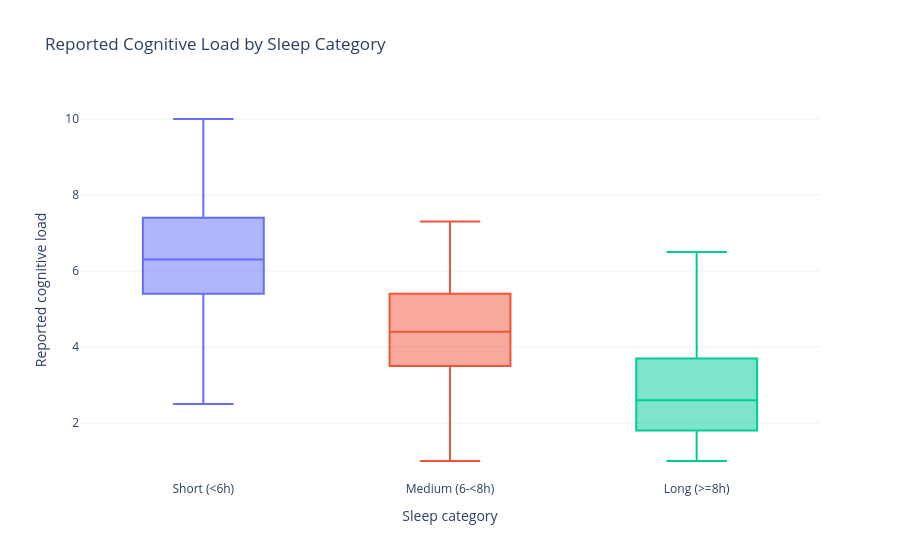

Here is the notebook cell this chart was saved with:
### Code cell
fig = px.box(
    featured_df,
    x="sleep_band",
    y="cognitive_load",
    color="sleep_band",
    title="Reported Cognitive Load by Sleep Category",
    labels={
        "sleep_band": "Sleep category",
        "cognitive_load": "Reported cognitive load",
    },
)

fig.update_layout(
    template="plotly_white",
    showlegend=False,
)

fig.show()

### Figure 1 — Plotly figure (JSON) as saved in the notebook; plotly's stock layout.template omitted (floating-point values rounded to 4 significant figures; data arrays with more than 128 entries replaced by an {"elided": "..."} marker saying what was removed)
{"data": [{"alignmentgroup": "True", "hovertemplate": "Sleep category=%{x}<br>Reported cognitive load=%{y}<extra></extra>", "legendgroup": "Short (<6h)", "marker": {"color": "#636efa"}, "name": "Short (<6h)", "notched": false, "offsetgroup": "Short (<6h)", "orientation": "v", "showlegend": true, "type": "box", "x": ["Short (<6h)", "Short (<6h)", "Short (<6h)", "Short (<6h)", "Short (<6h)", "Short (<6h)", "Short (<6h)", "Short (<6h)", "Short (<6h)", "Short (<6h)", "Short (<6h)", "Short (<6h)", "Short (<6h)", "Short (<6h)", "Short (<6h)", "Short (<6h)", "Short (<6h)", "Short (<6h)", "Short (<6h)", "Short (<6h)", "Short (<6h)", "Short (<6h)", "Short (<6h)", "Short (<6h)", "Short (<6h)", "Short (<6h)", "Short (<6h)", "Short (<6h)", "Short (<6h)", "Short (<6h)", "Short (<6h)", "Short (<6h)", "Short (<6h)", "Short (<6h)", "Short (<6h)", "Short (<6h)", "Short (<6h)", "Short (<6h)", "Short (<6h)", "Short (<6h)", "Short (<6h)", "Short (<6h)", "Short (<6h)", "Short (<6h)", "Short (<6h)", "Short (<6h)", "Short (<6h)", "Short (<6h)", "Short (<6h)", "Short (<6h)", "Short (<6h)", "Short (<6h)", "Short (<6h)", "Short (<6h)", "Short (<6h)", "Short (<6h)", "Short (<6h)", "Short (<6h)", "Short (<6h)", "Short (<6h)", "Short (<6h)", "Short (<6h)", "Short (<6h)", "Short (<6h)", "Short (<6h)", "Short (<6h)", "Short (<6h)", "Short (<6h)", "Short (<6h)", "Short (<6h)", "Short (<6h)", "Short (<6h)", "Short (<6h)", "Short (<6h)", "Short (<6h)", "Short (<6h)", "Short (<6h)", "Short (<6h)", "Short (<6h)", "Short (<6h)", "Short (<6h)", "Short (<6h)", "Short (<6h)", "Short (<6h)", "Short (<6h)", "Short (<6h)", "Short (<6h)", "Short (<6h)", "Short (<6h)", "Short (<6h)", "Short (<6h)", "Short (<6h)", "Short (<6h)", "Short (<6h)", "Short (<6h)", "Short (<6h)", "Short (<6h)", "Short (<6h)", "Short (<6h)", "Short (<6h)", "Short (<6h)", "Short (<6h)", "Short (<6h)", "Short (<6h)", "Short (<6h)", "Short (<6h)", "Short (<6h)", "Short (<6h)", "Short (<6h)", "Short (<6h)", "Short (<6h)", "Short (<6h)", "Short (<6h)", "Short (<6h)", "Short (<6h)"], "x0": " ", "xaxis": "x", "y": [5.4, 9.1, 7.8, 5.1, 8.2, 7.8, 5.9, 6.3, 6.7, 5.1, 6.7, 5.8, 4.4, 5.7, 6.5, 4.5, 4.6, 4.6, 6.9, 6.5, 4.4, 5.7, 8.5, 7.3, 4.9, 6.0, 4.9, 7.6, 7.1, 4.6, 6.0, 4.7, 8.5, 5.4, 4.6, 7.4, 3.8, 5.2, 7.6, 5.8, 4.6, 6.2, 7.1, 8.8, 6.1, 8.7, 6.0, 8.4, 9.5, 7.6, 6.4, 7.3, 6.0, 4.6, 6.0, 3.1, 6.0, 5.2, 2.8, 5.1, 5.3, 5.3, 7.2, 4.9, 6.9, 7.2, 8.6, 8.2, 7.4, 9.6, 6.9, 7.1, 4.9, 8.1, 6.4, 7.5, 5.6, 7.1, 7.2, 5.4, 5.8, 6.1, 6.2, 9.1, 2.5, 6.8, 6.2, 6.8, 7.2, 5.4, 7.6, 6.2, 7.0, 4.3, 9.1, 7.5, 6.1, 6.2, 6.4, 8.2, 8.8, 10.0, 6.3, 6.2, 6.6, 7.5, 5.0, 5.4, 5.5, 6.0, 6.8, 8.5, 2.9, 7.8, 6.8], "y0": " ", "yaxis": "y"}, {"alignmentgroup": "True", "hovertemplate": "Sleep category=%{x}<br>Reported cognitive load=%{y}<extra></extra>", "legendgroup": "Medium (6-<8h)", "marker": {"color": "#EF553B"}, "name": "Medium (6-<8h)", "notched": false, "offsetgroup": "Medium (6-<8h)", "orientation": "v", "showlegend": true, "type": "box", "x": {"elided": "263 str values"}, "x0": " ", "xaxis": "x", "y": {"elided": "263 float values"}, "y0": " ", "yaxis": "y"}, {"alignmentgroup": "True", "hovertemplate": "Sleep category=%{x}<br>Reported cognitive load=%{y}<extra></extra>", "legendgroup": "Long (>=8h)", "marker": {"color": "#00cc96"}, "name": "Long (>=8h)", "notched": false, "offsetgroup": "Long (>=8h)", "orientation": "v", "showlegend": true, "type": "box", "x": ["Long (>=8h)", "Long (>=8h)", "Long (>=8h)", "Long (>=8h)", "Long (>=8h)", "Long (>=8h)", "Long (>=8h)", "Long (>=8h)", "Long (>=8h)", "Long (>=8h)", "Long (>=8h)", "Long (>=8h)", "Long (>=8h)", "Long (>=8h)", "Long (>=8h)", "Long (>=8h)", "Long (>=8h)", "Long (>=8h)", "Long (>=8h)", "Long (>=8h)", "Long (>=8h)", "Long (>=8h)", "Long (>=8h)", "Long (>=8h)", "Long (>=8h)", "Long (>=8h)", "Long (>=8h)", "Long (>=8h)", "Long (>=8h)", "Long (>=8h)", "Long (>=8h)", "Long (>=8h)", "Long (>=8h)", "Long (>=8h)", "Long (>=8h)", "Long (>=8h)", "Long (>=8h)", "Long (>=8h)", "Long (>=8h)", "Long (>=8h)", "Long (>=8h)", "Long (>=8h)", "Long (>=8h)", "Long (>=8h)", "Long (>=8h)", "Long (>=8h)", "Long (>=8h)", "Long (>=8h)", "Long (>=8h)", "Long (>=8h)", "Long (>=8h)", "Long (>=8h)", "Long (>=8h)", "Long (>=8h)", "Long (>=8h)", "Long (>=8h)", "Long (>=8h)", "Long (>=8h)", "Long (>=8h)", "Long (>=8h)", "Long (>=8h)", "Long (>=8h)", "Long (>=8h)", "Long (>=8h)", "Long (>=8h)", "Long (>=8h)", "Long (>=8h)", "Long (>=8h)", "Long (>=8h)", "Long (>=8h)", "Long (>=8h)", "Long (>=8h)", "Long (>=8h)", "Long (>=8h)", "Long (>=8h)", "Long (>=8h)", "Long (>=8h)", "Long (>=8h)", "Long (>=8h)", "Long (>=8h)", "Long (>=8h)", "Long (>=8h)", "Long (>=8h)", "Long (>=8h)", "Long (>=8h)", "Long (>=8h)", "Long (>=8h)", "Long (>=8h)", "Long (>=8h)", "Long (>=8h)", "Long (>=8h)", "Long (>=8h)", "Long (>=8h)", "Long (>=8h)", "Long (>=8h)", "Long (>=8h)", "Long (>=8h)", "Long (>=8h)", "Long (>=8h)", "Long (>=8h)", "Long (>=8h)", "Long (>=8h)", "Long (>=8h)", "Long (>=8h)", "Long (>=8h)", "Long (>=8h)", "Long (>=8h)", "Long (>=8h)", "Long (>=8h)", "Long (>=8h)", "Long (>=8h)", "Long (>=8h)", "Long (>=8h)", "Long (>=8h)", "Long (>=8h)", "Long (>=8h)", "Long (>=8h)", "Long (>=8h)", "Long (>=8h)", "Long (>=8h)", "Long (>=8h)", "Long (>=8h)"], "x0": " ", "xaxis": "x", "y": [2.2, 2.2, 1.0, 2.7, 2.2, 2.5, 3.0, 1.8, 5.0, 3.7, 2.3, 1.7, 4.9, 1.0, 2.6, 4.0, 2.4, 3.7, 2.3, 1.9, 3.2, 3.9, 4.9, 4.1, 3.6, 3.7, 1.5, 2.6, 2.1, 1.9, 2.7, 4.3, 3.6, 1.9, 1.0, 1.4, 1.0, 3.1, 2.2, 3.9, 4.8, 4.8, 1.9, 2.7, 1.0, 3.7, 3.0, 2.1, 1.1, 1.0, 3.6, 2.9, 5.6, 4.2, 2.7, 3.1, 2.5, 3.0, 1.8, 5.3, 3.4, 1.2, 3.3, 1.6, 2.7, 2.8, 3.9, 4.3, 6.5, 2.1, 4.4, 5.8, 1.5, 1.0, 5.3, 3.7, 1.0, 2.4, 1.0, 4.5, 3.4, 4.3, 1.8, 2.0, 3.9, 1.0, 1.0, 1.8, 1.0, 1.3, 4.7, 3.4, 2.0, 1.4, 1.4, 1.6, 3.8, 1.2, 1.9, 4.8, 3.2, 1.8, 3.6, 1.9, 2.3, 1.9, 3.8, 3.0, 4.6, 2.1, 1.0, 2.2, 5.8, 1.0, 5.3, 2.8, 1.4, 3.3, 1.0, 4.1, 1.8, 2.6], "y0": " ", "yaxis": "y"}], "layout": {"boxmode": "overlay", "legend": {"title": {"text": "Sleep category"}, "tracegroupgap": 0}, "showlegend": false, "title": {"text": "Reported Cognitive Load by Sleep Category"}, "xaxis": {"anchor": "y", "categoryarray": ["Short (<6h)", "Medium (6-<8h)", "Long (>=8h)"], "categoryorder": "array", "domain": [0, 1], "title": {"text": "Sleep category"}}, "yaxis": {"anchor": "x", "domain": [0, 1], "title": {"text": "Reported cognitive load"}}}}
